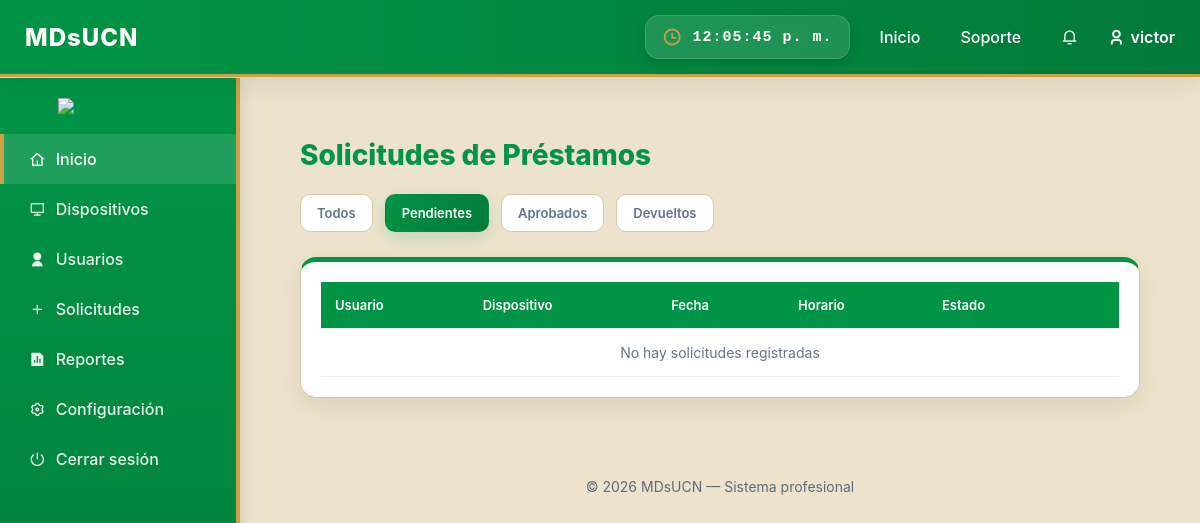
The app's page /prestamos/?estado=pendiente (signed in), older data.
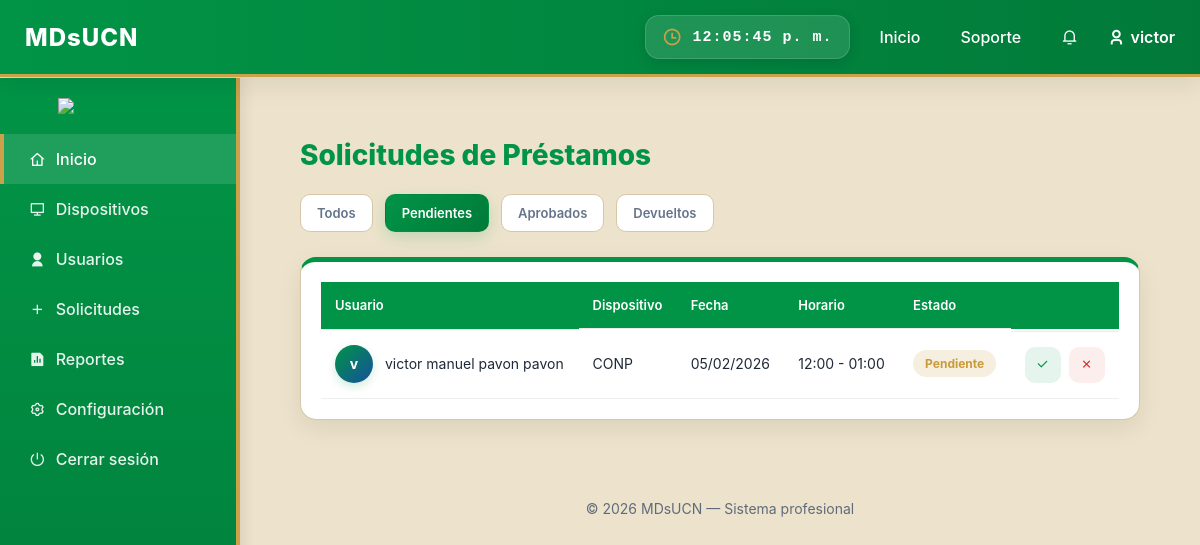
The same page, newer data.
### appOne/models.py (models this page shows, shortened)
class Prestamo(models.Model):
    ESTADO_PENDIENTE = 'pendiente'
    ESTADO_APROBADO = 'aprobado'
    ESTADO_RECHAZADO = 'rechazado'
    ESTADO_DEVUELTO = 'devuelto'
    ESTADO_CHOICES = [
        (ESTADO_PENDIENTE, 'Pendiente'),
        (ESTADO_APROBADO, 'Aprobado'),
        (ESTADO_RECHAZADO, 'Rechazado'),
        (ESTADO_DEVUELTO, 'Devuelto'),
    ]
    usuario = models.ForeignKey(
        'Usuario',
        on_delete=models.CASCADE,
        related_name="prestamos"
    )
    dispositivo = models.ForeignKey(
        'Dispositivo',
        on_delete=models.CASCADE,
        related_name="prestamos"
    )
    motivo = models.TextField()
    fecha_uso = models.DateField()
    hora_inicio = models.TimeField()
    hora_entrega = models.TimeField()
    estado = models.CharField(
        max_length=10,
        choices=ESTADO_CHOICES,
        default=ESTADO_PENDIENTE
    )
    fecha_solicitud = models.DateTimeField(auto_now_add=True)

class Usuario(AbstractUser):
    username = models.CharField(max_length=150, unique=True)
    nombre_completo = models.CharField(max_length=150)
    correo_institucional = models.EmailField(unique=True)
    codigo = models.CharField(max_length=20, unique=True)
    rol = models.CharField(max_length=20, choices=ROLES, default="Docente")
    USERNAME_FIELD = "correo_institucional"
    REQUIRED_FIELDS = ["username", "nombre_completo", "codigo"]
    objects = UsuarioManager()

class Dispositivo(models.Model):
    nombre_dispositivo = models.CharField(max_length=100)
    marca = models.CharField(max_length=50)
    codigo_inventario = models.CharField(max_length=50, unique=True)
    imagen = models.ImageField(upload_to='dispositivos/', blank=True, null=True)
    descripcion = models.TextField(blank=True, null=True)
    accesorios = models.TextField(blank=True, null=True)
    observacion = models.TextField(blank=True, null=True)

### appOne/views.py (the view)
# urls.py: path('prestamos/', views.solicitudes_prestamos, name='solicitudes_prestamos'),
@login_required
def solicitudes_prestamos(request):
    estado = request.GET.get("estado")
    if request.user.rol == "Admin":
        prestamos = Prestamo.objects.all()
    else:
        prestamos = Prestamo.objects.filter(usuario=request.user)
    if estado and estado != "todos":
        prestamos = prestamos.filter(estado=estado)
    prestamos = prestamos.order_by("-fecha_solicitud")
    return render(request, "appOne/solicitudes.html", {
        "prestamos": prestamos,
        "estado_actual": estado or "todos"
    })

### appOne/templates/appOne/solicitudes.html
{% extends "appOne/dashboard.html" %}
{% load static %}
{% block extra_css %}
<link rel="stylesheet" href="{% static 'appOne/css/solicitudes.css' %}">
<link href="https://cdn.jsdelivr.net/npm/remixicon/fonts/remixicon.css" rel="stylesheet">
{% endblock %}
{% block contenido %}
<div class="solicitudes-container">
    <div class="header">
        <h2>Solicitudes de Préstamos</h2>
    </div>
    <div class="filtros">
        <a href="?estado=todos" class="filtro {% if estado_actual == 'todos' %}activo{% endif %}">Todos</a>
        <a href="?estado=pendiente" class="filtro {% if estado_actual == 'pendiente' %}activo{% endif %}">Pendientes</a>
        <a href="?estado=aprobado" class="filtro {% if estado_actual == 'aprobado' %}activo{% endif %}">Aprobados</a>
        <a href="?estado=devuelto" class="filtro {% if estado_actual == 'devuelto' %}activo{% endif %}">Devueltos</a>
    </div>
    <div class="table-wrapper">
        <table class="table-dashboard">
            <thead>
                <tr>
                    <th>Usuario</th>
                    <th>Dispositivo</th>
                    <th>Fecha</th>
                    <th>Horario</th>
                    <th>Estado</th>
                    {% if request.user.rol == "Admin" %}
                    <th></th>
                    {% endif %}
                </tr>
            </thead>
            <tbody>
                {% for p in prestamos %}
                <tr>
                    <td class="user-cell">
                        <div class="avatar">
                            {{ p.usuario.nombre_completo|slice:":1" }}
                        </div>
                        <span>{{ p.usuario.nombre_completo }}</span>
                    </td>
                    <td>{{ p.dispositivo.nombre_dispositivo }}</td>
                    <td>{{ p.fecha_uso|date:"d/m/Y" }}</td>
                    <td>{{ p.hora_inicio|time:"H:i" }} - {{ p.hora_entrega|time:"H:i" }}</td>
                    <td>
                        <span class="estado {{ p.estado|lower }}">
                            {{ p.estado|capfirst }}
                        </span>
                    </td>
                    {% if request.user.rol == "Admin" %}
                    <td class="acciones">
                        {% if p.estado == "pendiente" %}
                            <a href="{% url 'aprobar_prestamo' p.id %}" class="btn success">
                                <i class="ri-check-line"></i>
                            </a>
                            <a href="{% url 'rechazar_prestamo' p.id %}" class="btn danger">
                                <i class="ri-close-line"></i>
                            </a>
                        {% elif p.estado == "aprobado" %}
                            <a href="{% url 'devolver_prestamo' p.id %}" class="btn warning">
                                <i class="ri-refresh-line"></i>
                            </a>
                        {% else %}
                            <span class="text-muted">—</span>
                        {% endif %}
                    </td>
                    {% endif %}
                </tr>
                {% empty %}
                <tr>
                    <td colspan="{% if request.user.rol == 'Admin' %}6{% else %}5{% endif %}" class="no-data">
                        No hay solicitudes registradas
                    </td>
                </tr>
                {% endfor %}
            </tbody>
        </table>
    </div>
</div>
{% endblock %}

Row changes from the older to the newer data that the page shows:
added Prestamo: usuario.nombre_completo "v", usuario.nombre_completo "victor manuel pavon pavon", dispositivo.nombre_dispositivo "CONP", fecha_uso "05/02/2026", hora_inicio "12:00", hora_entrega "01:00", estado "Pendiente"
Text that changed along with them:
text no longer shown: "No hay solicitudes registradas"
